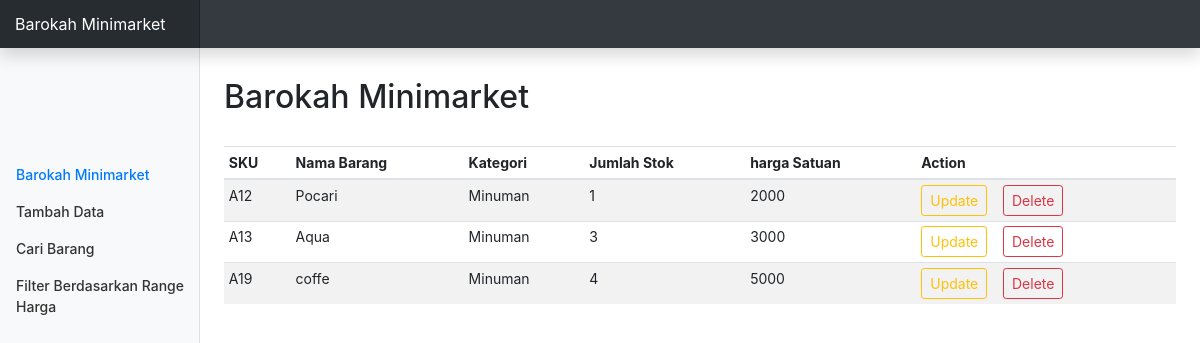
The page / on the database its author committed.
### tables this page shows
CREATE TABLE `minimarket` (
  `SKU` varchar(50) NOT NULL,
  `nama_barang` varchar(50) NOT NULL,
  `kategori` varchar(50) NOT NULL,
  `jumlah_stok` int(11) NOT NULL,
  `harga_satuan` varchar(20) NOT NULL
);

### conn.php (called while the page is built, shortened)
<?php
function connection() {
   $dbServer = 'localhost';
   $dbUser = 'root';
   $dbPass = '';
   $dbName = "minimarket";
   $conn = mysqli_connect($dbServer, $dbUser, $dbPass);
   mysqli_select_db($conn,$dbName);
   return $conn;
}

### index.php (the view, shortened to what this page needs)
<?php
  include ('conn.php');
?>
<!DOCTYPE html>
<html>
  <head>
    <link href="assets/css/bootstrap.min.css" rel="stylesheet">
    <link href="assets/css/dashboard.css" rel="stylesheet">
  </head>
  <body>
    <nav class="navbar navbar-dark fixed-top bg-dark flex-md-nowrap p-0 shadow">
      <a class="navbar-brand col-sm-3 col-md-2 mr-0" href="#">Barokah Minimarket</a>
    </nav>
    <div class="container-fluid">
      <div class="row">
        <nav class="col-md-2 d-none d-md-block bg-light sidebar">
          <div class="sidebar-sticky">
            <ul class="nav flex-column" style="margin-top:100px;">
               <li class="nav-item">
                <a class="nav-link active" href="<?php echo "index.php"; ?>">Barokah Minimarket</a>
              </li>
              <li class="nav-item">
                <a class="nav-link" href="<?php echo "form.php"; ?>">Tambah Data</a>
              </li>
              <li class="nav-item">
                <a class="nav-link" href="<?php echo "cari.php"; ?>">Cari Barang</a>
              </li>
              <li class="nav-item">
                <a class="nav-link " href="<?php echo "filter.php"; ?>">Filter Berdasarkan Range Harga</a>
              </li>
            </ul>
          </div>
        </nav>
        <main role="main" class="col-md-9 ml-sm-auto col-lg-10 px-4">
          <h2 style="margin: 30px 0 30px 0;">Barokah Minimarket</h2>
          <div class="table-responsive">
            <table class="table table-striped table-sm">
              <thead>
                <tr>
                  <th>SKU</th>
                  <th>Nama Barang</th>
                  <th>Kategori</th>
                  <th>Jumlah Stok</th>
                  <th>harga Satuan</th>
                  <th>Action</th>
                </tr>
              </thead>
              <tbody>
                <?php
                  $query = "SELECT * FROM minimarket";
                  $result = mysqli_query(connection(),$query);
                 ?>
                 <?php while($data = mysqli_fetch_array($result)): ?>
                  <tr>
                    <td><?php echo $data['SKU'];  ?></td>
                    <td><?php echo $data['nama_barang'];  ?></td>
                    <td><?php echo $data['kategori'];  ?></td>
                    <td><?php echo $data['jumlah_stok'];  ?></td>
                    <td><?php echo $data['harga_satuan'];  ?></td>
                    <td>
                      <a href="<?php echo "update.php?SKU=".$data['SKU']; ?>" class="btn btn-outline-warning btn-sm"> Update</a>
                      <a href="<?php echo "delete.php?SKU=".$data['SKU']; ?>" class="btn btn-outline-danger btn-sm"> Delete</a>
                    </td>
                  </tr>
                 <?php endwhile ?>
              </tbody>
            </table>
          </div>
        </main>
      </div>
    </div>
  </body>
</html>

### assets/css/dashboard.css (style rules this page uses)
body { font-size: .875rem; }
.sidebar { position: fixed; top: 0; bottom: 0; left: 0; z-index: 100; padding: 48px 0 0; box-shadow: inset -1px 0 0 rgba(0, 0, 0, .1); }
.sidebar-sticky { position: relative; top: 0; height: calc(100vh - 48px); padding-top: .5rem; overflow-x: hidden; overflow-y: auto; }
.sidebar .nav-link { font-weight: 500; color: #333; }
.sidebar .nav-link.active { color: #007bff; }
[role="main"] { padding-top: 48px; }
.navbar-brand { padding-top: .75rem; padding-bottom: .75rem; font-size: 1rem; background-color: rgba(0, 0, 0, .25); box-shadow: inset -1px 0 0 rgba(0, 0, 0, .25); }

### rows shown on the page
minimarket: SKU "A12", nama_barang "Pocari", kategori "Minuman", jumlah_stok "1", harga_satuan "2000"
minimarket: SKU "A13", nama_barang "Aqua", kategori "Minuman", jumlah_stok "3", harga_satuan "3000"
minimarket: SKU "A19", nama_barang "coffe", kategori "Minuman", jumlah_stok "4", harga_satuan "5000"
